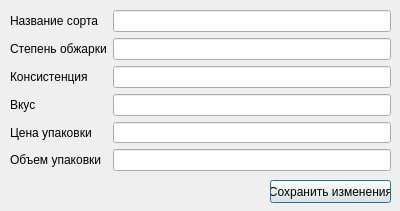
<?xml version="1.0" encoding="UTF-8"?>
<ui version="4.0">
 <class>Dialog</class>
 <widget class="QDialog" name="Dialog">
  <property name="geometry">
   <rect>
    <x>0</x>
    <y>0</y>
    <width>400</width>
    <height>211</height>
   </rect>
  </property>
  <property name="windowTitle">
   <string>Изменение базы данных</string>
  </property>
  <widget class="QWidget" name="formLayoutWidget">
   <property name="geometry">
    <rect>
     <x>10</x>
     <y>10</y>
     <width>381</width>
     <height>161</height>
    </rect>
   </property>
   <layout class="QFormLayout" name="formLayout">
    <item row="0" column="0">
     <widget class="QLabel" name="name_lbl">
      <property name="text">
       <string>Название сорта</string>
      </property>
     </widget>
    </item>
    <item row="1" column="0">
     <widget class="QLabel" name="roast_lbl">
      <property name="text">
       <string>Степень обжарки</string>
      </property>
     </widget>
    </item>
    <item row="2" column="0">
     <widget class="QLabel" name="substance_lbl">
      <property name="text">
       <string>Консистенция</string>
      </property>
     </widget>
    </item>
    <item row="3" column="0">
     <widget class="QLabel" name="taste_lbl">
      <property name="text">
       <string>Вкус</string>
      </property>
     </widget>
    </item>
    <item row="4" column="0">
     <widget class="QLabel" name="price_lbl">
      <property name="text">
       <string>Цена упаковки</string>
      </property>
     </widget>
    </item>
    <item row="5" column="0">
     <widget class="QLabel" name="volume_lbl">
      <property name="text">
       <string>Объем упаковки</string>
      </property>
     </widget>
    </item>
    <item row="0" column="1">
     <widget class="QLineEdit" name="name_edit"/>
    </item>
    <item row="1" column="1">
     <widget class="QLineEdit" name="roast_edit"/>
    </item>
    <item row="2" column="1">
     <widget class="QLineEdit" name="substance_edit"/>
    </item>
    <item row="3" column="1">
     <widget class="QLineEdit" name="taste_edit"/>
    </item>
    <item row="4" column="1">
     <widget class="QLineEdit" name="price_edit"/>
    </item>
    <item row="5" column="1">
     <widget class="QLineEdit" name="volume_edit"/>
    </item>
   </layout>
  </widget>
  <widget class="QPushButton" name="save_btn">
   <property name="geometry">
    <rect>
     <x>270</x>
     <y>180</y>
     <width>121</width>
     <height>23</height>
    </rect>
   </property>
   <property name="text">
    <string>Сохранить изменения</string>
   </property>
  </widget>
  <widget class="QLabel" name="error_lbl">
   <property name="geometry">
    <rect>
     <x>10</x>
     <y>180</y>
     <width>251</width>
     <height>20</height>
    </rect>
   </property>
   <property name="palette">
    <palette>
     <active>
      <colorrole role="WindowText">
       <brush brushstyle="SolidPattern">
        <color alpha="255">
         <red>255</red>
         <green>0</green>
         <blue>0</blue>
        </color>
       </brush>
      </colorrole>
     </active>
     <inactive>
      <colorrole role="WindowText">
       <brush brushstyle="SolidPattern">
        <color alpha="255">
         <red>255</red>
         <green>0</green>
         <blue>0</blue>
        </color>
       </brush>
      </colorrole>
     </inactive>
     <disabled>
      <colorrole role="WindowText">
       <brush brushstyle="SolidPattern">
        <color alpha="255">
         <red>120</red>
         <green>120</green>
         <blue>120</blue>
        </color>
       </brush>
      </colorrole>
     </disabled>
    </palette>
   </property>
   <property name="text">
    <string/>
   </property>
  </widget>
 </widget>
 <resources/>
 <connections/>
</ui>
